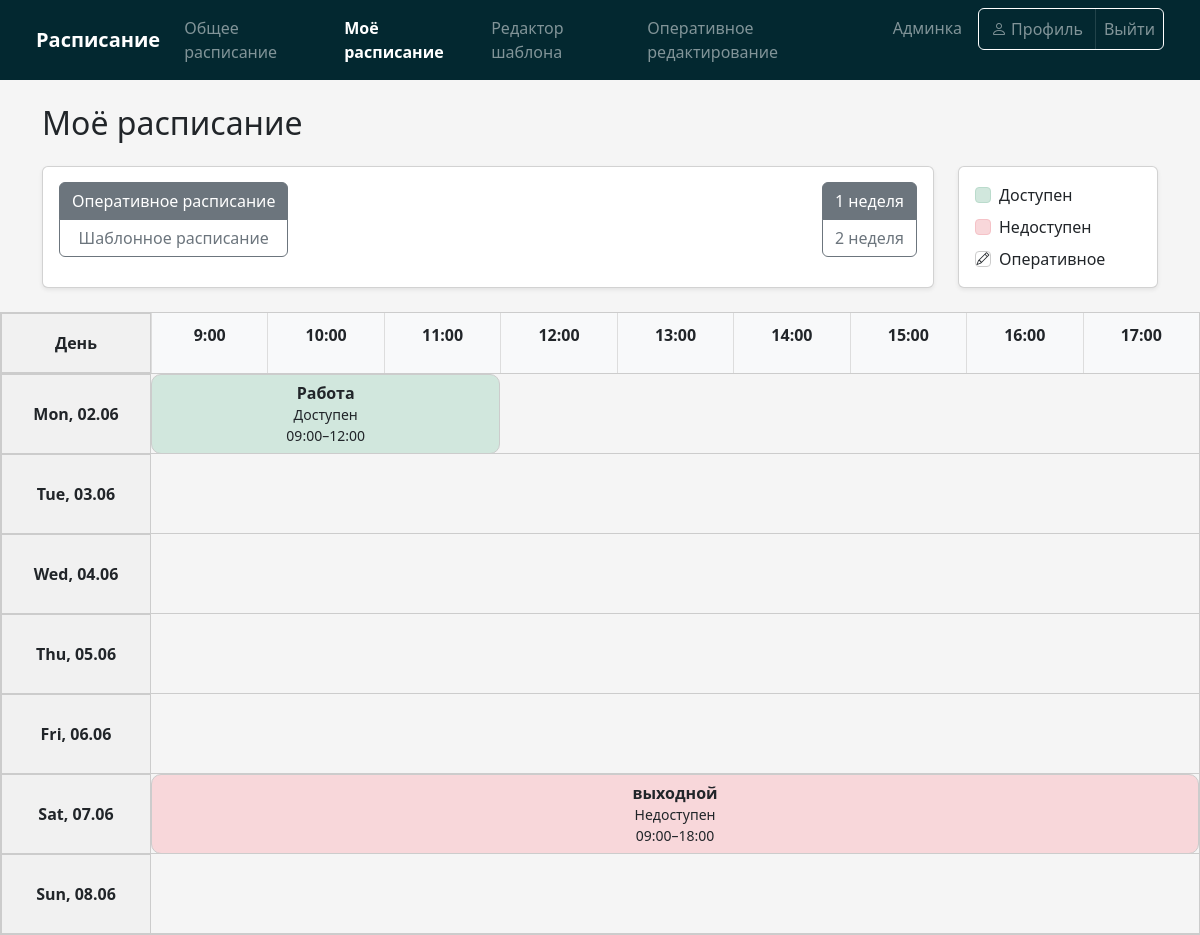
Page /my-schedule/ (signed in) on the committed database.
### schedule/models.py (models this page shows)
class ScheduleTemplate(models.Model):
    user = models.ForeignKey(User, on_delete=models.CASCADE, verbose_name=_("Пользователь"))
    class WeekType(models.TextChoices):
        ONE = 'one', _('Одна неделя')
        TWO = 'two', _('Две недели')
    week_type = models.CharField(max_length=10, choices=WeekType.choices, verbose_name=_("Тип недели"))
    day = models.IntegerField(verbose_name=_("День недели"))  # 0=Monday, ..., 6=Sunday
    activity = models.CharField(max_length=100, verbose_name=_("Занятость"))
    availability = models.CharField(max_length=100, verbose_name=_("Доступность"))
    start_time = models.TimeField(verbose_name=_("Начало"))
    end_time = models.TimeField(verbose_name=_("Конец"))
    class Meta:
        verbose_name = _("Шаблон расписания")
        verbose_name_plural = _("Шаблоны расписания")

### schedule/views.py (the view)
# urls.py: path('my-schedule/', my_schedule, name='my_schedule'),
@never_cache
@login_required
def my_schedule(request):
    user = request.user
    mode = request.GET.get('mode', 'operational')
    today = localdate()
    week_number_param = request.GET.get('week')
    week_number = int(week_number_param) if week_number_param else get_current_week_number(today, user)
    start_of_week = today - timedelta(days=today.weekday())
    if week_number == 2:
        start_of_week += timedelta(weeks=1)
    schedule_by_day = []
    for day_offset in range(7):
        current_date = start_of_week + timedelta(days=day_offset)
        weekday = current_date.weekday()
        week_type = get_week_type(user, current_date)
        entries = []
        if mode == 'template':
            entries = list(ScheduleTemplate.objects.filter(user=user, day=weekday, week_type=week_type))
            for entry in entries:
                entry.source = 'template'
        else:
            op_entries = list(OperationalSchedule.objects.filter(user=user, date=current_date))
            for entry in op_entries:
                entry.source = 'operational'
            tmpl_entries = ScheduleTemplate.objects.filter(user=user, day=weekday, week_type=week_type)
            entries = op_entries.copy()
            for tmpl in tmpl_entries:
                time_slots = subtract_intervals(tmpl, op_entries)
                for start, end in time_slots:
                    tmpl_copy = ScheduleTemplate(
                        user=tmpl.user,
                        week_type=tmpl.week_type,
                        day=tmpl.day,
                        activity=tmpl.activity,
                        availability=tmpl.availability,
                        start_time=start,
                        end_time=end
                    )
                    tmpl_copy.source = 'template'
                    entries.append(tmpl_copy)
        blocks = build_schedule_blocks(entries, current_date)
        schedule_by_day.append((current_date, blocks))
    hours = list(range(9, 18))
    return render(request, 'schedule/my_schedule.html', {
        'schedule_by_day': schedule_by_day,
        'mode': mode,
        'week_number': week_number,
        'DAYS_OF_WEEK': DAYS_OF_WEEK,
        'hours': hours,
    })

### schedule/views.py (called while the page is built)
def get_week_type(user, date):
    profile = user.userprofile
    if profile.schedule_mode == 'one':
        return 'one'
    else:
        week_number = (date - REFERENCE_DATE).days // 7
        return 'one' if week_number % 2 == 0 else 'two'

def get_current_week_number(reference_date, user):
    if user.userprofile.schedule_mode == 'one':
        return 1
    base_date = REFERENCE_DATE
    delta_weeks = (reference_date - base_date).days // 7
    return 1 if delta_weeks % 2 == 0 else 2

def subtract_intervals(template, operations):
    result = []
    current_start = template.start_time
    template_end = template.end_time
    for op in sorted(operations, key=lambda x: x.start_time):
        if op.end_time <= current_start or op.start_time >= template_end:
            continue
        if op.start_time > current_start:
            result.append((current_start, op.start_time))
        current_start = max(current_start, op.end_time)
    if current_start < template_end:
        result.append((current_start, template_end))
    return result

### schedule/templates/schedule/my_schedule.html (shortened to what this page needs)
{% extends "schedule/base.html" %}
{% load schedule_tags %}
{% block content %}
<h2 class="mb-4">Моё расписание</h2>
<div class="d-flex gap-4 align-items-stretch mb-4">
  <div class="card shadow-sm flex-grow-1">
    <div class="card-body d-flex justify-content-between align-items-start">
      <form method="get" class="btn-group-vertical" role="group" aria-label="Выбор режима">
        <button type="submit" name="mode" value="operational"
                class="btn btn-outline-secondary {% if mode == 'operational' %}active{% endif %}">
          Оперативное расписание
        </button>
        <button type="submit" name="mode" value="template"
                class="btn btn-outline-secondary {% if mode == 'template' %}active{% endif %}">
          Шаблонное расписание
        </button>
      </form>
      <form method="get" class="btn-group-vertical" role="group" aria-label="Выбор недели">
        <button type="submit" name="week" value="1"
                class="btn btn-outline-secondary {% if week_number == 1 %}active{% endif %}">
          1 неделя
        </button>
        <button type="submit" name="week" value="2"
                class="btn btn-outline-secondary {% if week_number == 2 %}active{% endif %}">
          2 неделя
        </button>
      </form>
    </div>
  </div>
  <div class="card shadow-sm" style="min-width: 200px;">
    <div class="card-body d-flex flex-column gap-2 justify-content-center h-100">
      <div class="legend-item d-flex align-items-center gap-2">
        <span class="legend-color legend-available"></span> Доступен
      </div>
      <div class="legend-item d-flex align-items-center gap-2">
        <span class="legend-color legend-unavailable"></span> Недоступен
      </div>
      <div class="legend-item d-flex align-items-center gap-2">
        <span class="legend-color legend-operational d-inline-flex align-items-center justify-content-center">
          <i class="bi bi-pencil" style="font-size: 0.8rem;"></i>
        </span> Оперативное
      </div>
    </div>
  </div>
</div>
<div class="schedule-fullwidth-wrapper">
  <div class="schedule-table">
    <div class="schedule-header d-flex">
      <div class="user-name"><strong>День</strong></div>
      {% for hour in hours %}
        <div class="time-slot">{{ hour }}:00</div>
      {% endfor %}
    </div>
    {% for date, blocks in schedule_by_day %}
      <div class="user-schedule-wrapper">
        <div class="user-name">
          {% if mode == 'template' %}
            {% for num, name in DAYS_OF_WEEK %}
              {% if num == date.weekday %}
                {{ name }}
              {% endif %}
            {% endfor %}
          {% else %}
            {{ date|date:"D, d.m" }}
          {% endif %}
        </div>
        <div class="user-schedule d-flex">
          {% for block in blocks %}
            {% if block.type == 'activity' %}
              <div class="activity-block {{ block.status_class }}"
                   style="left: calc(({{ block.start_offset }} - 9) * (100% / {{ hours|length }}));
                          width: calc({{ block.duration }} * (100% / {{ hours|length }}));">
                <div class="activity">
                  <strong>
                    {{ block.activity }}
                  </strong><br>
                  <small>{{ block.availability }}</small><br>
                  <small>{{ block.start_time|time:"H:i" }}–{{ block.end_time|time:"H:i" }}</small>
                </div>
              </div>
            {% endif %}
          {% endfor %}
        </div>
      </div>
    {% endfor %}
  </div>
</div>
{% endblock %}

### schedule/templates/schedule/base.html (shortened to what this page needs)
{% load static %}
<!DOCTYPE html>
<html lang="ru">
<head>
    <link href="https://cdn.jsdelivr.net/npm/bootstrap@5.3.5/dist/css/bootstrap.min.css" rel="stylesheet">
    <link rel="stylesheet" href="https://cdn.jsdelivr.net/npm/bootstrap-icons@1.10.5/font/bootstrap-icons.css">
    <link href="{% static 'schedule/styles.css' %}" rel="stylesheet">
</head>
<body style="background-color: #F5F5F5">
    {% url 'general_schedule' as general_url %}
    {% url 'my_schedule' as my_url %}
    {% url 'edit_template_schedule' as edit_template_url %}
    {% url 'edit_operational_schedule' as edit_operational_url %}
    {% url 'profile' as profile_url %}
    <nav class="navbar navbar-expand-lg bg-info-subtle px-4 mb-4" data-bs-theme="dark">
      <div class="container-fluid">
        <a class="navbar-brand fw-bold" href="#">Расписание</a>
        {% if user.is_authenticated %}
          <ul class="navbar-nav ms-auto mb-2 mb-lg-0">
            <li class="nav-item">
              <a class="nav-link {% if request.path == general_url %}fw-bold text-white{% else %}text-white-50{% endif %}" href="{{ general_url }}">
                Общее расписание
              </a>
            </li>
            <li class="nav-item">
              <a class="nav-link {% if request.path == my_url %}fw-bold text-white{% else %}text-white-50{% endif %}" href="{{ my_url }}">
                Моё расписание
              </a>
            </li>
            <li class="nav-item">
              <a class="nav-link {% if request.path == edit_template_url %}fw-bold text-white{% else %}text-white-50{% endif %}" href="{{ edit_template_url }}">
                Редактор шаблона
              </a>
            </li>
            <li class="nav-item">
              <a class="nav-link {% if request.path == edit_operational_url %}fw-bold text-white{% else %}text-white-50{% endif %}" href="{{ edit_operational_url }}">
                Оперативное редактирование
              </a>
            </li>
            {% if user.is_staff %}
            <li class="nav-item">
                <a class="nav-link text-white-50" href="/admin/">Админка</a>
            </li>
            {% endif %}
            <li class="nav-item ms-2">
              <div class="d-flex align-items-center border border-white rounded  px-1">
                <a class="nav-link d-flex align-items-center gap-1 {% if request.path == profile_url %}fw-bold text-white{% else %}text-white-50{% endif %}" href="{{ profile_url }}">
                  <i class="bi bi-person"></i> Профиль
                </a>
                <a class="nav-link text-white-50 px-1" href="{% url 'logout' %}">Выйти</a>
              </div>
            </li>
          </ul>
        {% endif %}
      </div>
    </nav>
    <div class="container" id="page-content" >
      {% block content %}{% endblock %}
    </div>
</body>
</html>

### schedule/static/schedule/styles.css (style rules this page uses)
.schedule-fullwidth-wrapper { width: 100vw; overflow-x: auto; margin-left: calc(-1 * ((100vw - 100%) / 2)); margin-top: 20px; height: auto; }
.schedule-table { width: 100%; border: 1px solid #ccc; }
.schedule-header { display: flex; font-weight: bold; background-color: #f8f9fa; border-bottom: 1px solid #ccc; }
.time-slot { flex: 1; text-align: center; padding: 10px; border-left: 1px solid #ddd; background-color: #f8f9fa; }
.user-schedule-wrapper { display: flex; width: 100%; }
.user-schedule { position: relative; flex-grow: 1; min-height: 80px; border-bottom: 1px solid #ccc; }
.user-name { width: 150px; min-height: 60px; padding: 5px; background-color: #f1f1f1; font-weight: bold; display: flex; align-items: center; justify-content: center; border: 1px solid #ccc; box-sizing: border-box; }
.activity-block { position: absolute; min-height: 80px; background-color: #d1e7dd; border: 1px solid #ccc; padding: 6px; box-sizing: border-box; display: flex; flex-direction: column; justify-content: center; word-break: break-word; white-space: normal; top: 0; border-radius: 10px; }
.activity { text-align: center; line-height: 1.3; }
.activity-block.available { background-color: #d1e7dd; }
.activity-block.unavailable { background-color: #f8d7da; }
.legend-item { display: flex; align-items: center; gap: 0.4rem; }
.legend-color { width: 16px; height: 16px; border-radius: 4px; border: 1px solid #ccc; }
.legend-available { background-color: #d1e7dd; border-color: #badbcc; }
.legend-unavailable { background-color: #f8d7da; border-color: #f5c2c7; }

### rows in the picture
ScheduleTemplate: activity "Работа", availability "Доступен", start_time "09:00", end_time "12:00"
ScheduleTemplate: activity "выходной", availability "Недоступен", start_time "09:00", end_time "18:00"

### other values in the picture
{{ hour }} "9" "10" "11" "12" "13" "14" "15" "16" "17"
{{ date|date:"D, d.m" }} "Mon, 02.06" "Tue, 03.06" "Wed, 04.06" "Thu, 05.06" "Fri, 06.06" "Sat, 07.06" "Sun, 08.06"
